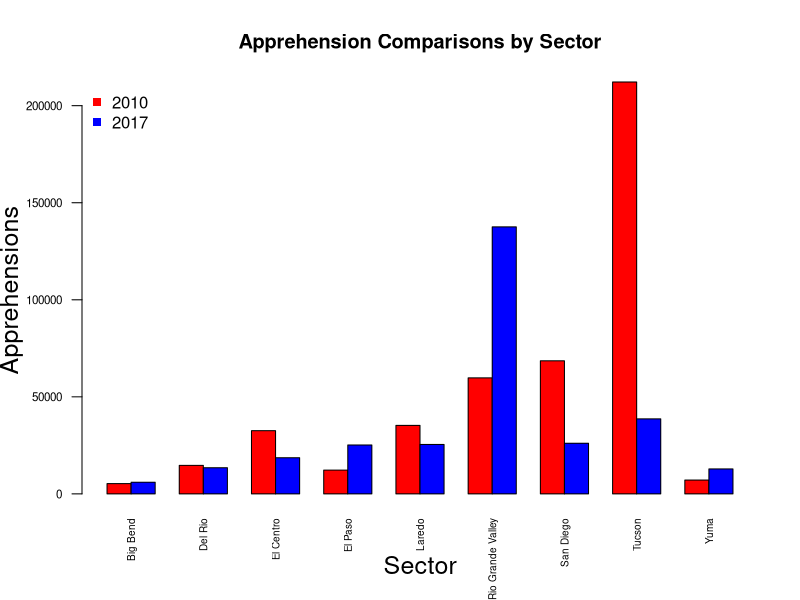
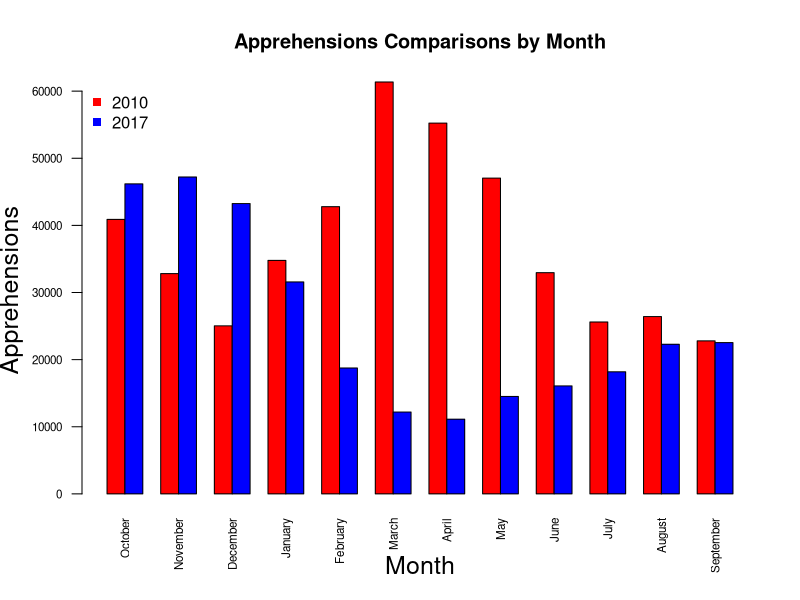
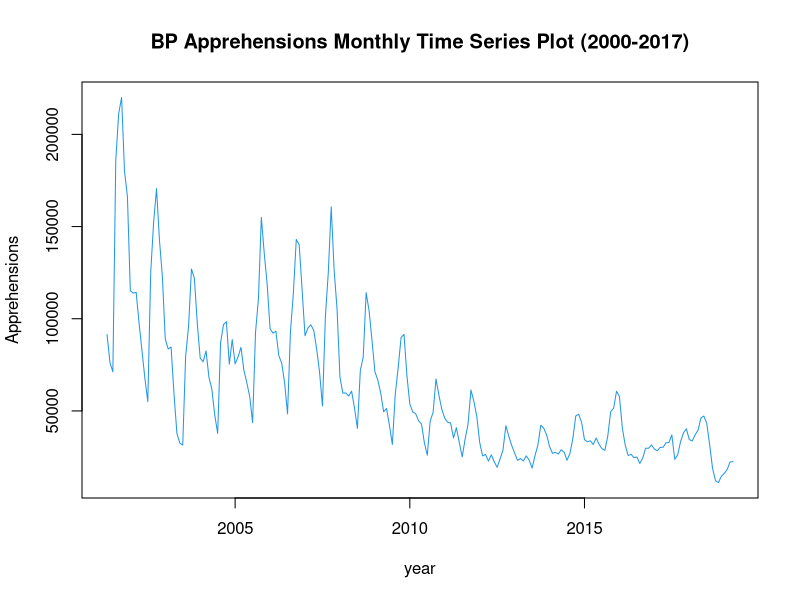

Reproduce these figures in R, in order.
## ---- chunk 1
knitr::opts_chunk$set(echo = TRUE)
knitr::opts_chunk$set(fig.width=8, fig.height=4)
## ---- chunk 2
#Extracting and Reading the different datasets from 2010 and 2017
A2010 <- read.csv("BP Apprehensions 2010.csv", header = TRUE, stringsAsFactors = FALSE)
A2017 <- read.csv("BP Apprehensions 2017.csv", header = TRUE, stringsAsFactors = FALSE)
A2000.2017 <- read.csv("BP monthly summaries.csv", header = TRUE, stringsAsFactors = FALSE)

## ---- chunk 3
#Editing the Dataframe to add Sector and Monthly Totals for 2010
rownames(A2010) <- A2010[,1]
A2010 <-  subset(A2010, select= -c(Sector))
# rbind ColSums to dataframe
A2010 <- rbind(A2010, colSums(A2010))
# rename the row with column totals "Total"
rownames(A2010) <- c(rownames(A2010)[-length(rownames(A2010))], "Total")
# cbind rowSums to dataframe
A2010 <- cbind(A2010,rowSums(A2010))
# rename last column "Totals
colnames(A2010) <- c(colnames(A2010)[-length(colnames(A2010))], "Total")
## ---- chunk 4
#Editing the Dataframe to add Sector and Monthly Totals for 2017
rownames(A2017) <- A2017[,1]
A2017 <-  subset(A2017, select= -c(Sector))
# rbind ColSums to dataframe
A2017 <- rbind(A2017, colSums(A2017))
# rename the row with column totals "Total"
rownames(A2017) <- c(rownames(A2017)[-length(rownames(A2017))], "Total")
# cbind rowSums to dataframe
A2017 <- cbind(A2017,rowSums(A2017))
# rename last column "Totals
colnames(A2017) <- c(colnames(A2017)[-length(colnames(A2017))], "Total")
## ---- chunk 5
# create dataframe of sector totals for 2010
compsect2010 <- as.data.frame(matrix(c(A2010[1,13],A2010[2,13],A2010[3,13],A2010[4,13],A2010[5,13],A2010[6,13],A2010[7,13],A2010[8,13],A2010[9,13]), nrow = 1))
colnames(compsect2010) <- rownames(A2010)[1:9]
# create dataframe of sector totals for 2017
compsect2017 <- as.data.frame(matrix(c(A2017[1,13],A2017[2,13],A2017[3,13],A2017[4,13],A2017[5,13],A2017[6,13],A2017[7,13],A2017[8,13],A2017[9,13]), nrow = 1))
colnames(compsect2017) <- rownames(A2010)[1:9]
# rbind the two dataframes 
compsect10.17 <- rbind(compsect2010, compsect2017)
# create barplot comparing sector totals between 2010/2017
barplot(as.matrix(compsect10.17), beside = TRUE, col = c("red", "blue"), bty="n", ylab = "Apprehensions", xlab = "Sector", las=2, cex.lab = 1.5, cex.axis = 0.7, cex.names = 0.6)
legend("topleft", c("2010","2017"), pch=15,  col=c("red","blue"),  bty="n")        
title("Apprehension Comparisons by Sector")

## ---- chunk 6
# create dataframe of month totals for 2010
compmnth2010 <- as.data.frame(matrix(c(A2010[10,1],A2010[10,2],A2010[10,3],A2010[10,4],A2010[10,5],A2010[10,6],A2010[10,7],A2010[10,8],A2010[10,9],A2010[10,10],A2010[10,11],A2010[10,12]), nrow = 1))
colnames(compmnth2010) <- colnames(A2010)[1:12]
# create dataframe of month totals for 2017
compmnth2017 <- as.data.frame(matrix(c(A2017[10,1],A2017[10,2],A2017[10,3],A2017[10,4],A2017[10,5],A2017[10,6],A2017[10,7],A2017[10,8],A2017[10,9],A2017[10,10],A2017[10,11],A2017[10,12]), nrow = 1))
colnames(compmnth2017) <- colnames(A2010)[1:12]
# rbind the two dataframes 
compmnth10.17 <- rbind(compmnth2010, compmnth2017)
# create barplot comparing month totals between 2010/2017
barplot(as.matrix(compmnth10.17), beside = TRUE, col = c("red", "blue"), bty="n", ylab = "Apprehensions", xlab = "Month",las=2, cex.lab = 1.5, cex.axis = 0.7, cex.names = 0.7)
legend("topleft", c("2010","2017"), pch=15,  col=c("red","blue"),  bty="n")
title("Apprehensions Comparisons by Month")
## ---- chunk 7
# create two vectors of sector with max apprhensions in 2010 and 2017
maxsect2010 <- as.numeric(as.vector(A2010[8,1:12]))
maxsect2017 <- as.numeric(as.vector(A2017[6,1:12]))
# variance test between two vectors
var.test(maxsect2010, maxsect2017)
# equal var t-test between two vectors 
t.test(maxsect2010, maxsect2017, var.equal = TRUE)
## ---- chunk 8
# create two vectors fo 3-month period with max apprehensions for 2010 and 2107
max3mnth2010 <- c(A2010$March[1:9],A2010$April[1:9],A2010$May[1:9])
max3mnth2017 <- c(A2017$October[1:9], A2017$November[1:9], A2017$December[1:9])
# variance test for the two vectors
var.test(max3mnth2010, max3mnth2017)
# equal var t-test for the two vectors 
t.test(max3mnth2010, max3mnth2017, var.equal = TRUE)
## ---- chunk 9
x1 <- A2000.2017[order(nrow(A2000.2017):1),]
ts1 <- x1[,2:13]
ts2 <- as.vector(t(ts1))
ts3 <- ts(ts2, start = c(2000,17), frequency=12)
ts.plot(ts3, gpars=list(main = "BP Apprehensions Monthly Time Series Plot (2000-2017)",xlab="year", ylab="Apprehensions",lty=c(1:3),col=4))
